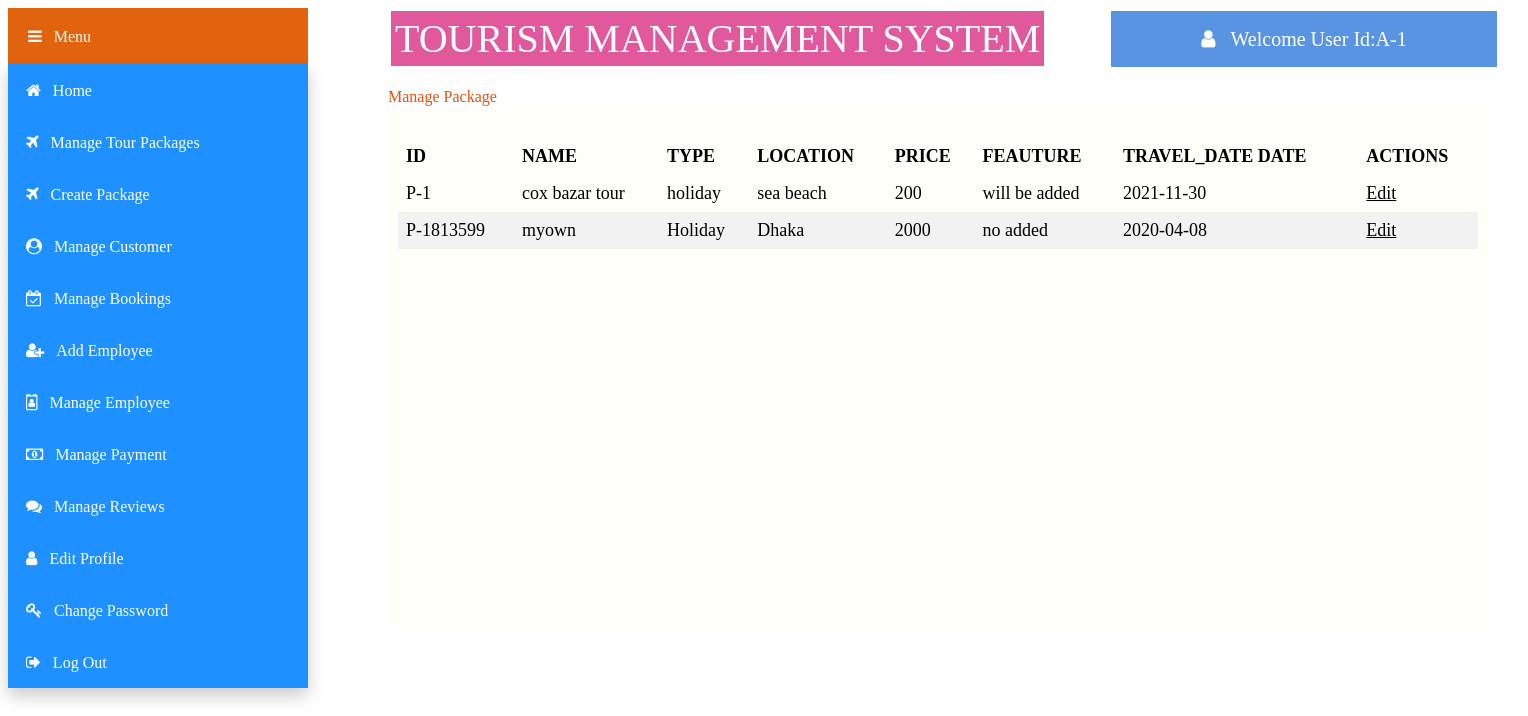
The page /views/Admin/manage_package.php (signed in) on the database as committed earlier.
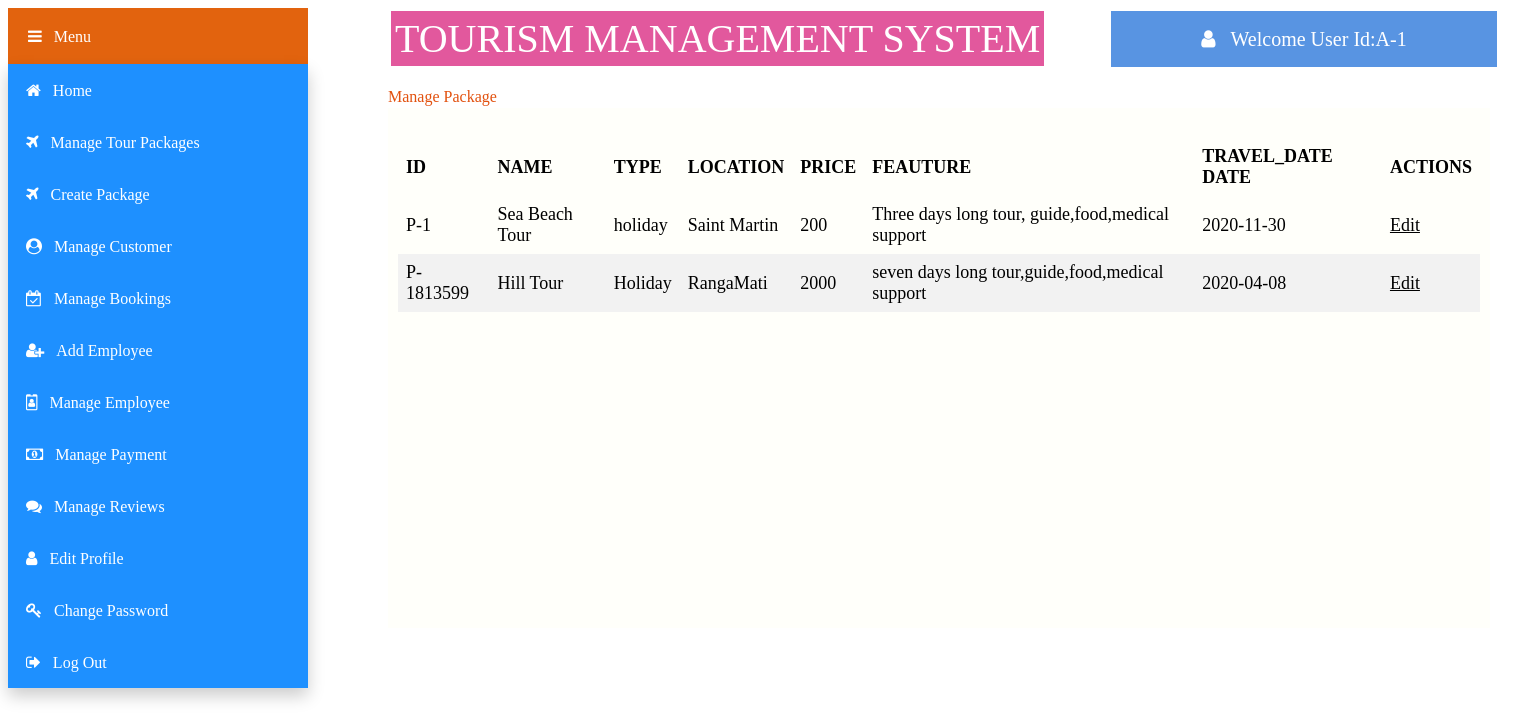
The same page on the database as committed later.
### tables this page shows
CREATE TABLE `packages` (
  `p_id` varchar(50) NOT NULL,
  `p_name` varchar(50) NOT NULL,
  `type` varchar(50) NOT NULL,
  `location` varchar(50) NOT NULL,
  `image` varchar(100) NOT NULL,
  `price` varchar(50) NOT NULL,
  `old_price` varchar(50) DEFAULT NULL,
  `features` varchar(50) NOT NULL,
  `travel_date` date NOT NULL,
  `offer` varchar(50) DEFAULT NULL,
  `a_id` varchar(50) NOT NULL,
  `status` varchar(50) DEFAULT NULL
);

### models/database.php (called while the page is built, shortened)
<?php
	 $serverName="localhost";
	 $userName="root";
	 $password="";
	 $dbName="tms";
	function get($query)
	{
        $data=array();
		global $serverName,$userName,$password,$dbName;
		$conn = mysqli_connect( $serverName, $userName, $password, $dbName);
        $result=mysqli_query($conn,$query);
        if(mysqli_num_rows($result) > 0)
        {
            while($row = mysqli_fetch_assoc($result))
            {
                $entity=array();
                foreach($row as $k=>$v)
                {
                    $entity[$k] = $row[$k];
                }
                $data[] = $entity;
            }
        }
		return $data;
	}
?>

### controllers/packageController.php (called while the page is built, shortened)
<?php
	require_once '../../models/database.php';
	function getAllPackage()
	{
		$query ="SELECT * FROM packages WHERE status='active'";
		$products = get($query);
		return $products;
    }
?>

### views/Admin/manage_package.php (the view, shortened to what this page needs)
<?php
    include '../../controllers/packageController.php';
    $packages=getAllPackage();
?>
<html>
    <head>
        <link rel="stylesheet" href="https://cdnjs.cloudflare.com/ajax/libs/font-awesome/4.7.0/css/font-awesome.min.css">
        <link rel="stylesheet" type="text/css" href="css/manage_package.css">
    </head>
    <body>
        <div class="title" >TOURISM MANAGEMENT SYSTEM
        </div>
        <div class="dropdown">
            <button class="dropbtn"><i class="fa fa-bars">&nbsp;&nbsp;&nbsp;Menu</i></button>
                <div class="dropdown-content">
                    <button class="btn" onClick="location.href='home.php'" value='home'><i class="fa fa-home">&nbsp;&nbsp;&nbsp;Home</i></button><br>
                    <button class="btn" onClick="location.href='manage_package.php'" value='manage_package'><i class="fa fa-plane">&nbsp;&nbsp;&nbsp;Manage Tour Packages</i></button><br>
                    <button class="btn" onClick="location.href='createpackage.php'" value='createpackage'><i class="fa fa-plane">&nbsp;&nbsp;&nbsp;Create Package</i></button><br>
                    <button class="btn" onClick="location.href='manageuser.php'" value='manageuser'><i class="fa fa-user-circle">&nbsp;&nbsp;&nbsp;Manage Customer</i></button><br>
                    <button class="btn" onClick="location.href='managebooking.php'" value='managebooking'><i class="fa fa-calendar-check-o">&nbsp;&nbsp;&nbsp;Manage Bookings</i></button><br>
                    <button class="btn" onClick="location.href='addemployee.php'" value='addemployee'><i class="fa fa-user-plus" >&nbsp;&nbsp;&nbsp;Add Employee</i></button><br>
                    <button class="btn" onClick="location.href='manageemployee.php'" value='managemployee'><i class="fa fa-id-badge">&nbsp;&nbsp;&nbsp;Manage Employee</i></button><br>
                    <button class="btn" onClick="location.href='managepayment.php'" value='managepayment'><i class="fa fa-money">&nbsp;&nbsp;&nbsp;Manage Payment</i></button><br>
                    <button class="btn" onClick="location.href='managereview.php'" value='managereview'><i class="fa fa-comments">&nbsp;&nbsp;&nbsp;Manage Reviews</i></button><br>
                    <button class="btn" onClick="location.href='editprofile.php'" value='editprofile'><i class="fa fa-user">&nbsp;&nbsp;&nbsp;Edit Profile</i></button><br>
                    <button class="btn" onClick="location.href='changepassword.php'" value='changepassword'><i class="fa fa-key">&nbsp;&nbsp;&nbsp;Change Password</i></button><br>
                    <button class="btn" onClick=" location.href='../logout.php'"><i class="fa fa-sign-out">&nbsp;&nbsp;&nbsp;Log Out</i></button><br>
                </div>
        </div>
        <div class="welcome" ><i class="fa fa-user">&nbsp;&nbsp;&nbsp;<?php echo "Welcome User Id:".$_SESSION["loggedinuser"];?></i>
        </div>
        <div class="text" >Manage Package</i>
        </div>
        <div class="panel">
        <div id="table-wrapper">
        <div id="table-scroll">
            <table>
                    <tr>
                    <th>ID</th>
                    <th>NAME</th>
                    <th>TYPE</th>
                    <th>LOCATION</th>
                    <th>PRICE</th>
                    <th>FEAUTURE</th>
                    <th>TRAVEL_DATE DATE</th>
                    <th>ACTIONS</th>
                    </tr>
                    <tr>
                    <?php
				        foreach($packages as $package)
				        {
                            echo "<tr>";
                                echo "<td>".$package["p_id"]."</td>";
                                echo "<td>".$package["p_name"]."</td>";
                                echo "<td>".$package["type"]."</td>";
                                echo "<td>".$package["location"]."</td>";
                                echo "<td>".$package["price"]."</td>";
                                echo "<td>".$package["features"]."</td>";
                                echo "<td>".$package["travel_date"]."</td>";
                                echo '<td><a href="updatepackage.php?id='.$package["p_id"].'" class="btn1 btn1-success">Edit</a></td>';
                            echo "</tr>";
				        }
			        ?>
        </table>
    </div>
    </div>
        </div>
    </body>
</html>

Rows that differ between the two databases and show on the page:
changed packages "holiday": p_name "cox bazar tour" → "Sea Beach Tour"; location "sea beach" → "Saint Martin"; features "will be added" → "Three days long tour, guide,food,medical support"; travel_date "2021-11-30" → "2020-11-30"
changed packages "Holiday": p_name "myown" → "Hill Tour"; location "Dhaka" → "RangaMati"; features "no added" → "seven days long tour,guide,food,medical support"
